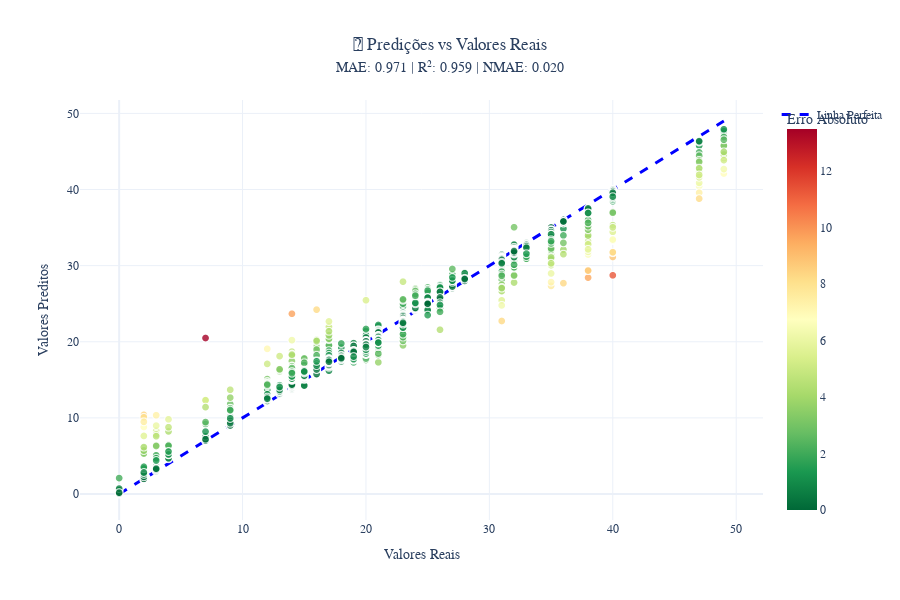

Source (notebook cell):
### Code cell
import plotly.express as px
import plotly.graph_objects as go
from plotly.subplots import make_subplots
import pandas as pd
import numpy as np
from sklearn.metrics import mean_absolute_error, r2_score, mean_squared_error

def create_modern_prediction_plot(labels, predictions, model_name="Random Forest"):
    """
    Cria visualizações modernas e atrativas para análise de predições
    
    Parameters:
    labels: array-like - valores reais
    predictions: array-like - valores preditos
    model_name: str - nome do modelo
    """
    
    # Calcular métricas
    mae = mean_absolute_error(labels, predictions)
    rmse = np.sqrt(mean_squared_error(labels, predictions))
    r2 = r2_score(labels, predictions)
    nmae = mae / (np.max(labels) - np.min(labels))
    
    # Criar DataFrame para facilitar visualização
    df = pd.DataFrame({
        'Real': labels,
        'Predito': predictions,
        'Erro_Absoluto': np.abs(labels - predictions),
        'Residuos': labels - predictions,
        'Indice': range(len(labels))
    })
    
    # Criar subplot com 2x2 layout
    fig = make_subplots(
        rows=2, cols=2,
        subplot_titles=[
            '🎯 Predito vs Real',
            '📊 Análise de Resíduos', 
            '📈 Distribuição dos Resíduos',
            '⚡ Evolução das Predições'
        ],
        specs=[[{"secondary_y": False}, {"secondary_y": False}],
               [{"secondary_y": False}, {"secondary_y": False}]]
    )
    
    # 1. Scatter Plot: Predito vs Real
    min_val = min(df['Real'].min(), df['Predito'].min())
    max_val = max(df['Real'].max(), df['Predito'].max())
    
    # Pontos principais com gradiente de cores baseado no erro
    fig.add_trace(
        go.Scatter(
            x=df['Real'],
            y=df['Predito'],
            mode='markers',
            name='Predições',
            marker=dict(
                size=8,
                color=df['Erro_Absoluto'],
                colorscale='RdYlGn_r',
                showscale=True,
                colorbar=dict(
                    title="Erro Absoluto",
                    x=0.47,
                    len=0.4
                ),
                opacity=0.8,
                line=dict(width=1, color='white')
            ),
            hovertemplate='<b>Real:</b> %{x:.2f}<br><b>Predito:</b> %{y:.2f}<br><b>Erro:</b> %{marker.color:.2f}<extra></extra>'
        ),
        row=1, col=1
    )
    
    # Linha perfeita
    fig.add_trace(
        go.Scatter(
            x=[min_val, max_val],
            y=[min_val, max_val],
            mode='lines',
            name='Linha Perfeita',
            line=dict(color='#2E86AB', width=3, dash='dash'),
            hoverinfo='skip'
        ),
        row=1, col=1
    )
    
    # 2. Análise de Resíduos
    fig.add_trace(
        go.Scatter(
            x=df['Predito'],
            y=df['Residuos'],
            mode='markers',
            name='Resíduos',
            marker=dict(
                size=8,
                color=np.abs(df['Residuos']),
                colorscale='Viridis',
                opacity=0.7,
                line=dict(width=1, color='white')
            ),
            hovertemplate='<b>Predito:</b> %{x:.2f}<br><b>Resíduo:</b> %{y:.2f}<extra></extra>'
        ),
        row=1, col=2
    )
    
    # Linha zero para resíduos
    fig.add_trace(
        go.Scatter(
            x=[df['Predito'].min(), df['Predito'].max()],
            y=[0, 0],
            mode='lines',
            name='Linha Zero',
            line=dict(color='red', width=2, dash='dash'),
            hoverinfo='skip'
        ),
        row=1, col=2
    )
    
    # 3. Histograma dos Resíduos
    fig.add_trace(
        go.Histogram(
            x=df['Residuos'],
            name='Distribuição',
            nbinsx=30,
            marker=dict(
                color='#A23B72',
                opacity=0.7,
                line=dict(color='white', width=1)
            ),
            hovertemplate='<b>Resíduo:</b> %{x:.2f}<br><b>Frequência:</b> %{y}<extra></extra>'
        ),
        row=2, col=1
    )
    
    # 4. Evolução das Predições
    indices = np.arange(len(df))
    fig.add_trace(
        go.Scatter(
            x=indices,
            y=df['Real'],
            mode='lines+markers',
            name='Valores Reais',
            line=dict(color='#2E86AB', width=2),
            marker=dict(size=4),
            hovertemplate='<b>Índice:</b> %{x}<br><b>Real:</b> %{y:.2f}<extra></extra>'
        ),
        row=2, col=2
    )
    
    fig.add_trace(
        go.Scatter(
            x=indices,
            y=df['Predito'],
            mode='lines+markers',
            name='Predições',
            line=dict(color='#A23B72', width=2),
            marker=dict(size=4),
            hovertemplate='<b>Índice:</b> %{x}<br><b>Predito:</b> %{y:.2f}<extra></extra>'
        ),
        row=2, col=2
    )
    
    # Layout moderno
    fig.update_layout(
        title={
            'text': f'<b>📊 Análise de Performance - {model_name}</b><br><span style="font-size:14px;">MAE: {mae:.3f} | RMSE: {rmse:.3f} | R²: {r2:.3f} | NMAE: {nmae:.3f}</span>',
            'x': 0.5,
            'xanchor': 'center',
            'font': {'size': 20, 'color': '#2E86AB'}
        },
        template='plotly_white',
        height=800,
        showlegend=True,
        legend=dict(
            orientation="v",
            yanchor="top",
            y=1,
            xanchor="left",
            x=1.02
        ),
        font=dict(family="Arial, sans-serif", size=12),
        plot_bgcolor='rgba(0,0,0,0)',
        paper_bgcolor='rgba(0,0,0,0)'
    )
    
    # Personalizar eixos
    fig.update_xaxes(title_text="<b>Valores Reais</b>", row=1, col=1, showgrid=True, gridwidth=1, gridcolor='rgba(128,128,128,0.2)')
    fig.update_yaxes(title_text="<b>Valores Preditos</b>", row=1, col=1, showgrid=True, gridwidth=1, gridcolor='rgba(128,128,128,0.2)')
    
    fig.update_xaxes(title_text="<b>Valores Preditos</b>", row=1, col=2, showgrid=True, gridwidth=1, gridcolor='rgba(128,128,128,0.2)')
    fig.update_yaxes(title_text="<b>Resíduos</b>", row=1, col=2, showgrid=True, gridwidth=1, gridcolor='rgba(128,128,128,0.2)')
    
    fig.update_xaxes(title_text="<b>Resíduos</b>", row=2, col=1, showgrid=True, gridwidth=1, gridcolor='rgba(128,128,128,0.2)')
    fig.update_yaxes(title_text="<b>Frequência</b>", row=2, col=1, showgrid=True, gridwidth=1, gridcolor='rgba(128,128,128,0.2)')
    
    fig.update_xaxes(title_text="<b>Índice da Amostra</b>", row=2, col=2, showgrid=True, gridwidth=1, gridcolor='rgba(128,128,128,0.2)')
    fig.update_yaxes(title_text="<b>Valores</b>", row=2, col=2, showgrid=True, gridwidth=1, gridcolor='rgba(128,128,128,0.2)')
    
    fig.show()
    
    return fig

def create_simple_scatter_plot(labels, predictions):
    """
    Versão simplificada - apenas scatter plot estilizado
    """
    df = pd.DataFrame({
        'Real': labels,
        'Predito': predictions,
        'Erro': np.abs(labels - predictions)
    })
    
    # Métricas
    mae = mean_absolute_error(labels, predictions)
    r2 = r2_score(labels, predictions)
    nmae = mae / (np.max(labels) - np.min(labels))
    
    # Criar figura
    fig = px.scatter(
        df, 
        x='Real', 
        y='Predito',
        color='Erro',
        color_continuous_scale='RdYlGn_r',
        title=f'🎯 Predições vs Valores Reais<br><span style="font-size:14px;">MAE: {mae:.3f} | R²: {r2:.3f} | NMAE: {nmae:.3f}</span>',
        labels={'Real': 'Valores Reais', 'Predito': 'Valores Preditos', 'Erro': 'Erro Absoluto'},
        hover_data={'Erro': ':.3f'}
    )
    
    # Linha perfeita
    min_val = min(df['Real'].min(), df['Predito'].min())
    max_val = max(df['Real'].max(), df['Predito'].max())
    
    fig.add_trace(
        go.Scatter(
            x=[min_val, max_val],
            y=[min_val, max_val],
            mode='lines',
            name='Linha Perfeita',
            line=dict(color='blue', width=3, dash='dash')
        )
    )
    
    # Estilização moderna
    fig.update_layout(
        template='plotly_white',
        height=600,
        title_x=0.5,
        font=dict(family="Arial, sans-serif", size=12),
        plot_bgcolor='rgba(0,0,0,0)',
        paper_bgcolor='rgba(0,0,0,0)'
    )
    
    fig.update_traces(
        marker=dict(size=8, opacity=0.8, line=dict(width=1, color='white'))
    )
    
    fig.show()
    return fig

# Exemplo de uso com seus dados:
# Substitua por seus dados reais
predictions = rf_model.predict(features)
mae_rf = mean_absolute_error(labels, predictions)
nmae_rf = nmae_fun(labels, predictions)

print(f"MAE: {mae_rf:.4f}")
print(f"NMAE: {nmae_rf:.4f}")

# # Criar visualização completa
# fig_completa = create_modern_prediction_plot(labels, predictions, "Random Forest")

# Ou versão simplificada
fig_simples = create_simple_scatter_plot(labels[:5000], predictions[:5000])

# Salvar gráficos (opcional)
# fig_completa.write_html("analise_completa.html")
# fig_simples.write_html("scatter_plot.html")
# fig_completa.write_image("analise_completa.png", width=1200, height=800, scale=2)

### Figure 1 — Plotly figure (JSON) as saved in the notebook; plotly's stock layout.template omitted (floating-point values rounded to 4 significant figures; data arrays with more than 128 entries replaced by an {"elided": "..."} marker saying what was removed)
{"data": [{"customdata": {"elided": "5000x1 float values"}, "hovertemplate": "Valores Reais=%{x}<br>Valores Preditos=%{y}<br>Erro Absoluto=%{marker.color:.3f}<extra></extra>", "legendgroup": "", "marker": {"color": {"elided": "5000 float values"}, "coloraxis": "coloraxis", "line": {"color": "white", "width": 1}, "opacity": 0.8, "size": 8, "symbol": "circle"}, "mode": "markers", "name": "", "showlegend": false, "type": "scattergl", "x": {"elided": "5000 int values"}, "xaxis": "x", "y": {"elided": "5000 float values"}, "yaxis": "y"}, {"line": {"color": "blue", "dash": "dash", "width": 3}, "marker": {"line": {"color": "white", "width": 1}, "opacity": 0.8, "size": 8}, "mode": "lines", "name": "Linha Perfeita", "type": "scatter", "x": [0, 49], "y": [0, 49]}], "layout": {"coloraxis": {"colorbar": {"title": {"text": "Erro Absoluto"}}, "colorscale": [[0, "rgb(0,104,55)"], [0.1, "rgb(26,152,80)"], [0.2, "rgb(102,189,99)"], [0.3, "rgb(166,217,106)"], [0.4, "rgb(217,239,139)"], [0.5, "rgb(255,255,191)"], [0.6, "rgb(254,224,139)"], [0.7, "rgb(253,174,97)"], [0.8, "rgb(244,109,67)"], [0.9, "rgb(215,48,39)"], [1, "rgb(165,0,38)"]]}, "font": {"family": "Arial, sans-serif", "size": 12}, "height": 600, "legend": {"tracegroupgap": 0}, "paper_bgcolor": "rgba(0,0,0,0)", "plot_bgcolor": "rgba(0,0,0,0)", "title": {"text": "🎯 Predições vs Valores Reais<br><span style=\"font-size:14px;\">MAE: 0.971 | R²: 0.959 | NMAE: 0.020</span>", "x": 0.5}, "xaxis": {"anchor": "y", "domain": [0, 1], "title": {"text": "Valores Reais"}}, "yaxis": {"anchor": "x", "domain": [0, 1], "title": {"text": "Valores Preditos"}}}}
